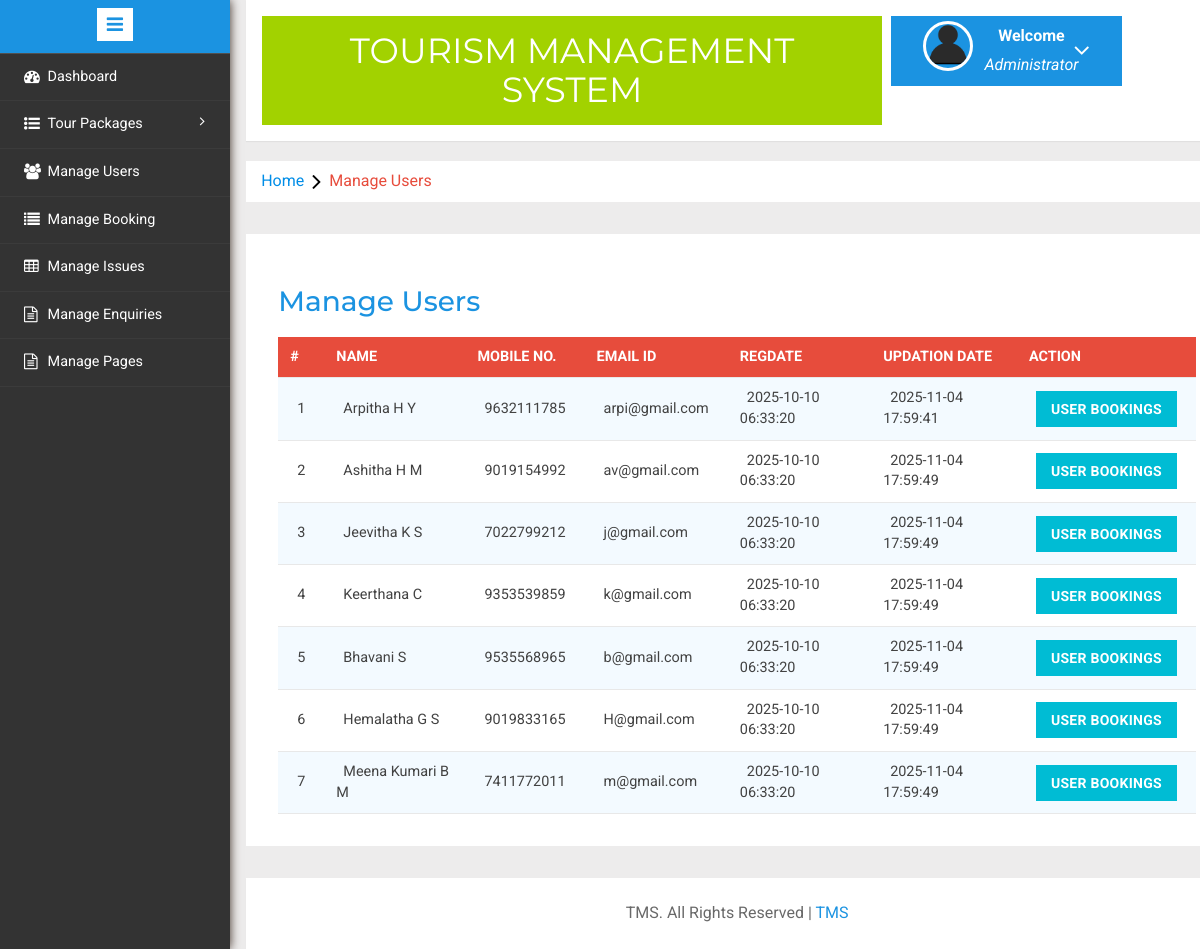
Page /tms/admin/manage-users.php (signed in) on the committed database.
### tables this page shows
CREATE TABLE `tblusers` (
  `id` int(11) NOT NULL,
  `FullName` varchar(100) DEFAULT NULL,
  `MobileNumber` char(10) DEFAULT NULL,
  `EmailId` varchar(70) DEFAULT NULL,
  `Password` varchar(100) DEFAULT NULL,
  `RegDate` timestamp NULL DEFAULT current_timestamp(),
  `UpdationDate` timestamp NULL DEFAULT NULL ON UPDATE current_timestamp()
);

### tms/admin/manage-users.php (the view, shortened to what this page needs)
<?php
include('includes/config.php');
if(strlen($_SESSION['alogin'])==0)
	{
header('location:index.php');
}
else{
	?>
<!DOCTYPE HTML>
<html>
<head>
<link href="css/bootstrap.min.css" rel='stylesheet' type='text/css' />
<link href="css/style.css" rel='stylesheet' type='text/css' />
<link rel="stylesheet" href="css/morris.css" type="text/css"/>
<link href="css/font-awesome.css" rel="stylesheet">
<link rel="stylesheet" type="text/css" href="css/table-style.css" />
<link rel="stylesheet" type="text/css" href="css/basictable.css" />
<link rel="stylesheet" href="css/icon-font.min.css" type='text/css' />
</head>
<body>
   <div class="page-container">
<div class="left-content">
	   <div class="mother-grid-inner">
				<?php include('includes/header.php');?>
				</div>
<ol class="breadcrumb">
                <li class="breadcrumb-item"><a href="index.html">Home</a><i class="fa fa-angle-right"></i>Manage Users</li>
            </ol>
<div class="agile-grids">
				<div class="agile-tables">
					<div class="w3l-table-info">
					  <h2>Manage Users</h2>
					    <table id="table">
						<thead>
						  <tr>
						  <th>#</th>
							<th>Name</th>
							<th>Mobile No.</th>
							<th>Email Id</th>
							<th>RegDate </th>
							<th>Updation Date</th>
							<th>Action</th>
						  </tr>
						</thead>
						<tbody>
<?php $sql = "SELECT * from tblusers";
$query = $dbh -> prepare($sql);
$query->execute();
$results=$query->fetchAll(PDO::FETCH_OBJ);
$cnt=1;
if($query->rowCount() > 0)
{
foreach($results as $result)
{				?>
						  <tr>
							<td><?php echo htmlentities($cnt);?></td>
							<td><?php echo htmlentities($result->FullName);?></td>
							<td><?php echo htmlentities($result->MobileNumber);?></td>
							<td><?php echo htmlentities($result->EmailId);?></td>
							<td><?php echo htmlentities($result->RegDate);?></td>
							<td><?php echo htmlentities($result->UpdationDate);?></td>
							<td><a href="user-bookings.php?uid=<?php echo htmlentities($result->EmailId);?>&&uname=<?php echo htmlentities($result->FullName);?>" class="btn btn-primary">User Bookings</td>
						  </tr>
						 <?php $cnt=$cnt+1;} }?>
						</tbody>
					  </table>
					</div>
			</div>
<?php include('includes/footer.php');?>
</div>
</div>
						<?php include('includes/sidebarmenu.php');?>
							</div>
</body>
</html>
<?php } ?>

### tms/admin/css/table-style.css (style rules this page uses)
table { background: white; border-collapse: collapse; margin: 1.25em 0 0; width: 100%; }
table tr, table th, table td { border: none; border-bottom: 1px solid #e8e8e8; font-size: .95em; }
table th, table td { padding: 10px 12px; text-align: left; }
table th { background: #e74c3c; color: #fff; text-transform: uppercase; }
table tr td { background: #f3faff; color: #424242; }
table tr:nth-of-type(2n+2) td { background: #ffffff; }
table { width: 100%; }

### rows in the picture
tblusers: FullName "Arpitha H Y", MobileNumber "9632111785", EmailId "arpi@gmail.com", RegDate "2025-10-10 06:33:20", UpdationDate "2025-11-04 17:59:41"
tblusers: FullName "Ashitha H M", MobileNumber "9019154992", EmailId "av@gmail.com", RegDate "2025-10-10 06:33:20", UpdationDate "2025-11-04 17:59:49"
tblusers: FullName "Jeevitha K S", MobileNumber "7022799212", EmailId "j@gmail.com", RegDate "2025-10-10 06:33:20", UpdationDate "2025-11-04 17:59:49"
tblusers: FullName "Keerthana C", MobileNumber "9353539859", EmailId "k@gmail.com", RegDate "2025-10-10 06:33:20", UpdationDate "2025-11-04 17:59:49"
tblusers: FullName "Bhavani S", MobileNumber "9535568965", EmailId "b@gmail.com", RegDate "2025-10-10 06:33:20", UpdationDate "2025-11-04 17:59:49"
tblusers: FullName "Hemalatha G S", MobileNumber "9019833165", EmailId "H@gmail.com", RegDate "2025-10-10 06:33:20", UpdationDate "2025-11-04 17:59:49"
tblusers: FullName "Meena Kumari B M", MobileNumber "7411772011", EmailId "m@gmail.com", RegDate "2025-10-10 06:33:20", UpdationDate "2025-11-04 17:59:49"
